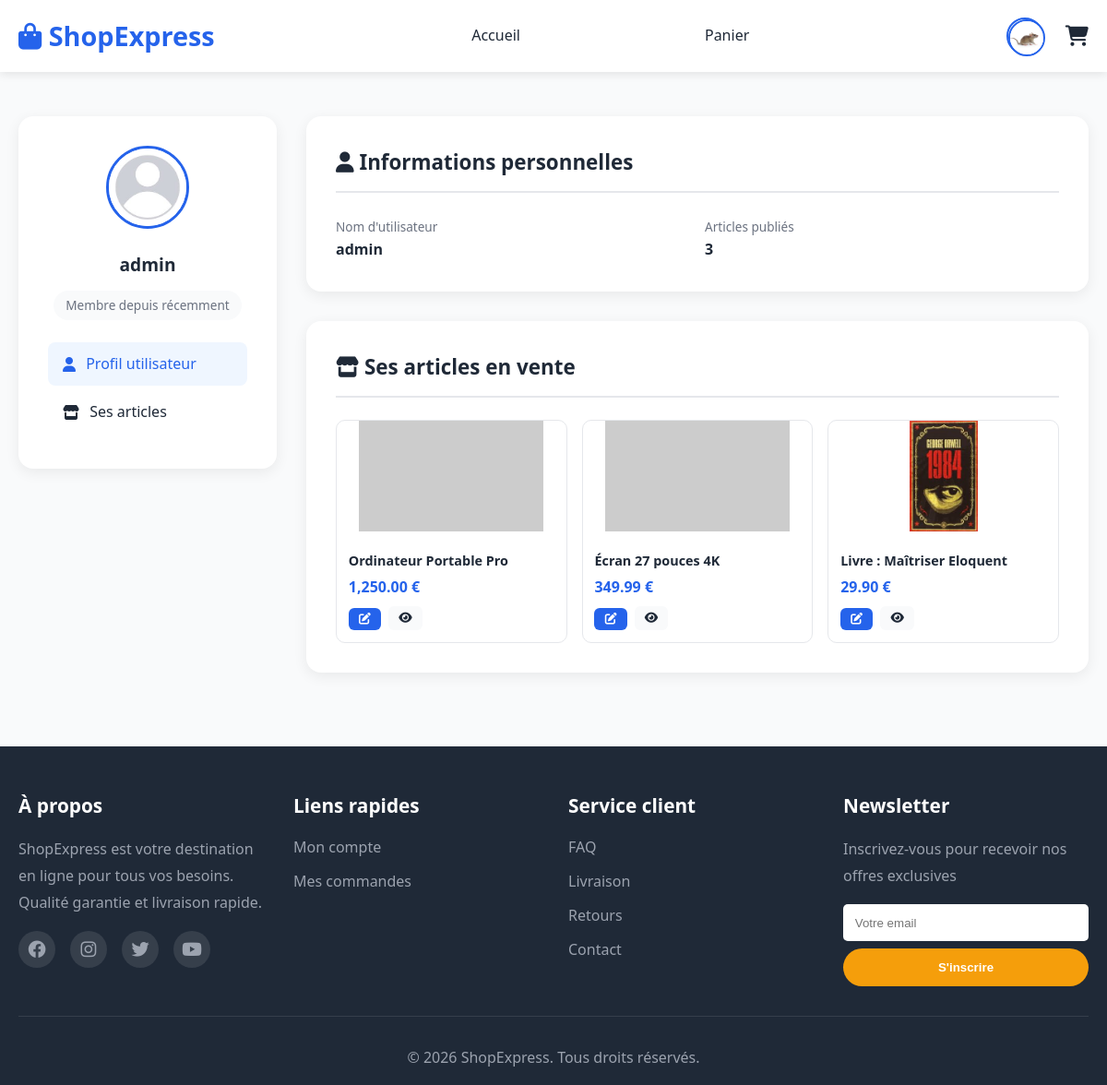
/account.php?id=1 (signed in), run on the app's committed database.
### tables this page shows
CREATE TABLE `user` (
  `user_id` int(11) NOT NULL,
  `username` varchar(255) NOT NULL,
  `password` varchar(255) NOT NULL,
  `email` varchar(255) NOT NULL,
  `solde` float NOT NULL,
  `profile_picture` varchar(255) NOT NULL,
  `role` varchar(255) NOT NULL
);

CREATE TABLE `article` (
  `article_id` int(11) NOT NULL,
  `article_name` varchar(255) NOT NULL,
  `description` text NOT NULL,
  `price` float NOT NULL,
  `publication_date` date NOT NULL,
  `autor_id` int(11) NOT NULL,
  `article_image` varchar(255) NOT NULL
);

### account.php (the view, shortened to what this page needs)
<?php
require 'db_config.php';
$user_id = $_SESSION['user_id'];
$is_own_profile = true;
$view_user_id = $user_id;
if (isset($_GET['id']) && is_numeric($_GET['id']) && $_GET['id'] != $user_id) {
    $is_own_profile = false;
    $view_user_id = (int)$_GET['id'];
}
$stmt = $pdo->prepare("SELECT * FROM user WHERE user_id = :id");
$stmt->execute([':id' => $view_user_id]);
$user = $stmt->fetch();
$stmtArt = $pdo->prepare("SELECT * FROM article WHERE autor_id = :id ORDER BY publication_date DESC");
$stmtArt->execute([':id' => $view_user_id]);
$myArticles = $stmtArt->fetchAll();
?>
<!DOCTYPE html>
<html lang="fr">
<head>
    <link rel="stylesheet" href="style.css">
    <link rel="stylesheet" href="https://cdnjs.cloudflare.com/ajax/libs/font-awesome/6.4.0/css/all.min.css">
</head>
<body>
<?php include 'header.php'; ?>
<section class="account-section">
    <div class="container">
        <div class="account-grid">
            <aside class="account-sidebar">
                <img src="img/<?php echo htmlspecialchars($user['profile_picture']); ?>"
                     alt="Photo de profil"
                     onerror="this.src='https://ui-avatars.com/api/?name=<?php echo urlencode($user['username']); ?>&background=2563eb&color=fff'">
                <h3><?php echo htmlspecialchars($user['username']); ?></h3>
                <?php if ($is_own_profile): ?>
                    <p style="color:var(--text-light);font-size:.85rem;"><?php echo htmlspecialchars($user['email']); ?></p>
                    <div class="solde"><i class="fas fa-wallet"></i> <?php echo number_format($user['solde'], 2); ?> €</div>
                <?php else: ?>
                    <span style="display:inline-block; margin-top:0.5rem; padding: 0.3rem 0.8rem; background:var(--bg-light); border-radius:20px; font-size:0.85rem; color:var(--text-light);">
                        Membre depuis <?php echo isset($user['created_at']) ? date('Y', strtotime($user['created_at'])) : "récemment"; ?>
                    </span>
                <?php endif; ?>
                <nav style="margin-top: 1.5rem;">
                    <a href="#profil" class="active"><i class="fas fa-user"></i> <?php echo $is_own_profile ? "Mon profil" : "Profil utilisateur"; ?></a>
                    <a href="#articles"><i class="fas fa-store"></i> <?php echo $is_own_profile ? "Mes articles" : "Ses articles"; ?></a>
                </nav>
            </aside>
            <main class="account-main">
                <div id="profil">
                    <h2><i class="fas fa-user"></i> Informations personnelles</h2>
                    <div style="display:grid;grid-template-columns:1fr 1fr;gap:1rem;">
                        <div>
                            <label style="font-size:.85rem;color:var(--text-light);">Nom d'utilisateur</label>
                            <p style="font-weight:600;"><?php echo htmlspecialchars($user['username']); ?></p>
                        </div>
                        <?php if ($is_own_profile): ?>
                            <div>
                                <label style="font-size:.85rem;color:var(--text-light);">Email</label>
                                <p style="font-weight:600;"><?php echo htmlspecialchars($user['email']); ?></p>
                            </div>
                            <div>
                                <label style="font-size:.85rem;color:var(--text-light);">Rôle</label>
                                <p style="font-weight:600;"><?php echo htmlspecialchars($user['role']); ?></p>
                            </div>
                            <div>
                                <label style="font-size:.85rem;color:var(--text-light);">Solde</label>
                                <p style="font-weight:600;color:var(--primary-color);"><?php echo number_format($user['solde'], 2); ?> €</p>
                            </div>
                        <?php else: ?>
                            <div>
                                <label style="font-size:.85rem;color:var(--text-light);">Articles publiés</label>
                                <p style="font-weight:600;"><?php echo count($myArticles); ?></p>
                            </div>
                        <?php endif; ?>
                    </div>
                </div>
                <div id="articles">
                    <h2><i class="fas fa-store"></i> <?php echo $is_own_profile ? "Mes articles en vente" : "Ses articles en vente"; ?></h2>
                    <?php if (empty($myArticles)): ?>
                        <p style="color:var(--text-light);text-align:center;padding:2rem 0;">
                            <i class="fas fa-tags" style="font-size:2rem;display:block;margin-bottom:.5rem;"></i>
                            <?php echo $is_own_profile ? "Vous n'avez pas encore mis d'articles en vente." : "Cet utilisateur n'a pas encore mis d'articles en vente."; ?>
                            <?php if ($is_own_profile): ?>
                                <a href="sell" style="display:block;margin-top:.5rem;">Vendre mon premier article</a>
                            <?php endif; ?>
                        </p>
                    <?php else: ?>
                        <div class="article-list">
                            <?php foreach ($myArticles as $art): ?>
                                <div class="article-mini">
                                    <img src="img/articles/<?php echo htmlspecialchars($art['article_image']); ?>"
                                         alt="<?php echo htmlspecialchars($art['article_name']); ?>"
                                         onerror="this.src='https://placehold.co/200x120?text=Image'">
                                    <div class="article-mini-info">
                                        <h4><?php echo htmlspecialchars($art['article_name']); ?></h4>
                                        <span class="price"><?php echo number_format($art['price'], 2); ?> €</span>
                                        <div class="actions">
                                            <?php if ($is_own_profile || (isset($_SESSION['role']) && $_SESSION['role'] === 'admin')): ?>
                                                <form action="edit" method="POST" style="display:inline; margin:0; padding:0;">
                                                    <button type="submit" class="btn-sm btn-edit" style="border:none; cursor:pointer;" title="Modifier">
                                                        <i class="fas fa-edit"></i>
                                                    </button>
                                                </form>
                                            <?php endif; ?>
                                            <a href="detail?id=<?php echo $art['article_id']; ?>" class="btn-sm" style="background:var(--bg-light); color:var(--text-dark); text-decoration:none; display:inline-flex; align-items:center; justify-content:center;">
                                                <i class="fas fa-eye"></i>
                                            </a>
                                        </div>
                                    </div>
                                </div>
                            <?php endforeach; ?>
                        </div>
                    <?php endif; ?>
                </div>
            </main>
        </div>
    </div>
</section>
<?php include 'footer.php'; ?>
</body>
</html>

### header.php (shortened to what this page needs)
<?php
require_once 'db_config.php';
$isLoggedIn = false;
$userPhoto = 'default.jpg';
if (isset($_SESSION['user_id'])) {
    $isLoggedIn = true;
    try {
        $stmt = $pdo->prepare("SELECT profile_picture, username FROM user WHERE user_id = :id");
        $stmt->execute([':id' => $_SESSION['user_id']]);
        $userHeader = $stmt->fetch();
        if ($userHeader && !empty($userHeader['profile_picture'])) {
            $userPhoto = $userHeader['profile_picture'];
        }
    } catch (PDOException $e) {
    }
}
?>
<!DOCTYPE html>
<html lang="fr">
<head>
    <link rel="stylesheet" href="style.css">
    <link rel="stylesheet" href="https://cdnjs.cloudflare.com/ajax/libs/font-awesome/6.4.0/css/all.min.css">
</head>
<body>
    <header class="header">
        <div class="container">
            <div class="header-content">
                <div class="logo">
                    <h1><a href="/php-exam/php_project" style="text-decoration:none; color:inherit;"><i class="fas fa-shopping-bag"></i> ShopExpress</a></h1>
                </div>
                <nav class="nav">
                    <ul>
                        <li><a href="/php-exam/php_project">Accueil</a></li>
                        <li><a href="cart">Panier</a></li>
                    </ul>
                </nav>
                <div class="header-actions">
                    <?php if ($isLoggedIn): ?>
                        <a href="account" class="icon-link profile-active header-avatar">
                            <img src="img/<?php echo htmlspecialchars($userPhoto); ?>" alt="Profil" class="header-avatar">
                        </a>
                    <?php else: ?>
                        <a href="login" class="icon-link header-avatar">
                            <img src="img/<?php echo htmlspecialchars($userPhoto); ?>" alt="Connexion" class="header-avatar">
                        </a>
                    <?php endif; ?>
                    <a href="cart" class="icon-link cart">
                        <i class="fas fa-shopping-cart"></i>
                    </a>
                </div>
            </div>
        </div>
    </header>

### style.css (style rules this page uses)
* { margin: 0; padding: 0; box-sizing: border-box; }
html { scroll-behavior: smooth; scroll-padding-top: 20000px; }
:root { --primary-color: #2563eb; --secondary-color: #1e40af; --accent-color: #f59e0b; --text-dark: #1f2937; --text-light: #6b7280; --bg-light: #f9fafb; --white: #ffffff; --border-color: #e5e7eb; --success-color: #10b981; --danger-color: #ef4444; }
body { font-family: 'Segoe UI', Tahoma, Geneva, Verdana, sans-serif; color: var(--text-dark); line-height: 1.6; }
.container { max-width: 1200px; margin: 0 auto; padding: 0 20px; }
.header { background: var(--white); box-shadow: 0 2px 10px rgba(0, 0, 0, 0.1); position: sticky; top: 0; z-index: 1000; }
.header-content { display: flex; justify-content: space-between; align-items: center; padding: 1rem 0; gap: 2rem; }
.logo h1 { color: var(--primary-color); font-size: 1.8rem; display: flex; align-items: center; gap: 0.5rem; }
.nav ul { display: flex; list-style: none; gap: 200px; }
.nav a { text-decoration: none; color: var(--text-dark); font-weight: 500; transition: color 0.3s; }
.header-actions { display: flex; align-items: center; gap: 1.5rem; }
.icon-link { color: var(--text-dark); font-size: 1.4rem; position: relative; transition: color 0.3s; }
.price { display: flex; flex-direction: column; gap: 0.3rem; }
form { margin-top: 1.8rem; display: flex; flex-direction: column; gap: 1.25rem; }
.header-avatar { width: 40px; height: 40px; border-radius: 50%; object-fit: cover; border: 2px solid var(--primary-color); }

### account.php (style rules this page uses)
.account-section { padding: 3rem 0; background: var(--bg-light); min-height: 80vh; }
.account-grid { display: grid; grid-template-columns: 280px 1fr; gap: 2rem; align-items: start; }
.account-sidebar { background: var(--white); border-radius: 16px; padding: 2rem; box-shadow: 0 4px 15px rgba(0,0,0,.07); text-align: center; }
.account-sidebar img { width: 90px; height: 90px; border-radius: 50%; object-fit: cover; border: 3px solid var(--primary-color); margin-bottom: 1rem; }
.account-sidebar h3 { font-size: 1.2rem; margin-bottom: .3rem; }
.account-sidebar nav a { display: flex; align-items: center; gap: .7rem; padding: .7rem 1rem; border-radius: 8px; text-decoration: none; color: var(--text-dark); font-weight: 500; margin-bottom: .3rem; transition: background .2s; }
.account-sidebar nav a:hover, .account-sidebar nav a.active { background: #eff6ff; color: var(--primary-color); }
.account-main > div { background: var(--white); border-radius: 16px; padding: 2rem; box-shadow: 0 4px 15px rgba(0,0,0,.07); margin-bottom: 2rem; }
.account-main h2 { font-size: 1.4rem; margin-bottom: 1.5rem; color: var(--text-dark); border-bottom: 2px solid var(--border-color); padding-bottom: .8rem; }
.article-list { display: grid; grid-template-columns: repeat(auto-fill, minmax(200px, 1fr)); gap: 1rem; }
.article-mini { border: 1px solid var(--border-color); border-radius: 10px; overflow: hidden; }
.article-mini img { width: 100%; height: 120px; object-fit: contain; }
.article-mini-info { padding: .8rem; }
.article-mini-info h4 { font-size: .9rem; margin-bottom: .3rem; }
.article-mini-info .price { color: var(--primary-color); font-weight: 700; }
.article-mini-info .actions { display: flex; gap: .5rem; margin-top: .5rem; }
.btn-sm { padding: .3rem .7rem; font-size: .8rem; border-radius: 6px; border: none; cursor: pointer; }
.btn-edit { background: var(--primary-color); color: white; }

### data on the page
user: profile_picture (picture)
user: profile_picture (placeholder picture), username "admin"
article: article_name "Ordinateur Portable Pro", price "1,250.00"
article: article_name "Écran 27 pouces 4K", price "349.99"
article: article_image (picture), article_name "Livre : Maîtriser Eloquent", price "29.90"

### other printed values
count($myArticles) "3"
